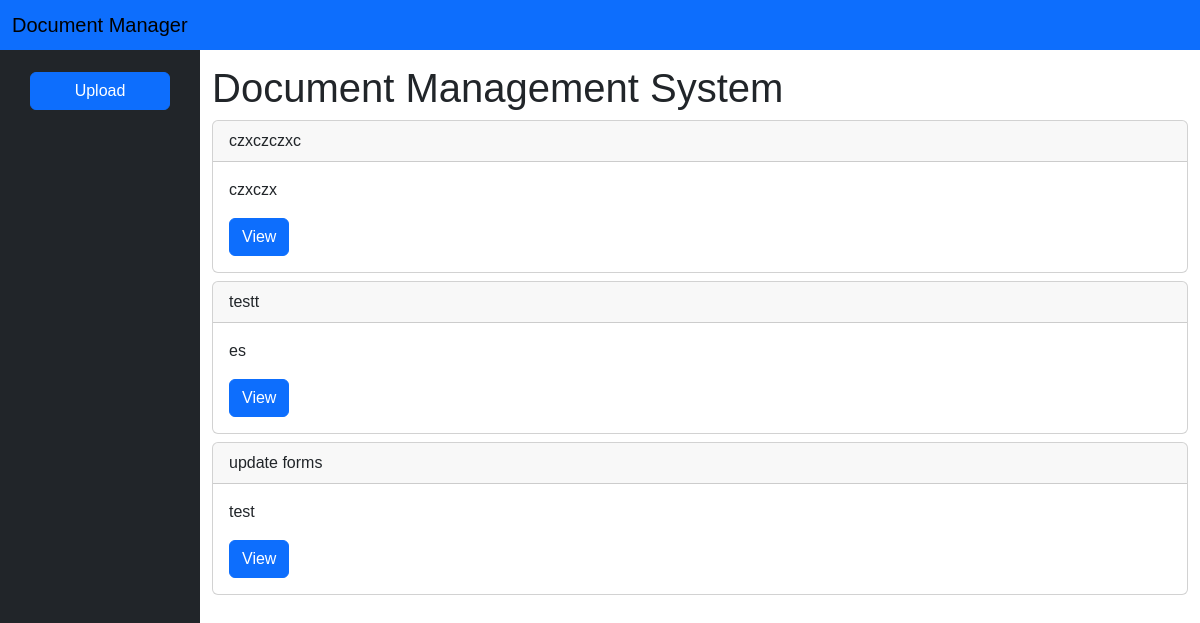
Before: / with the older database file.
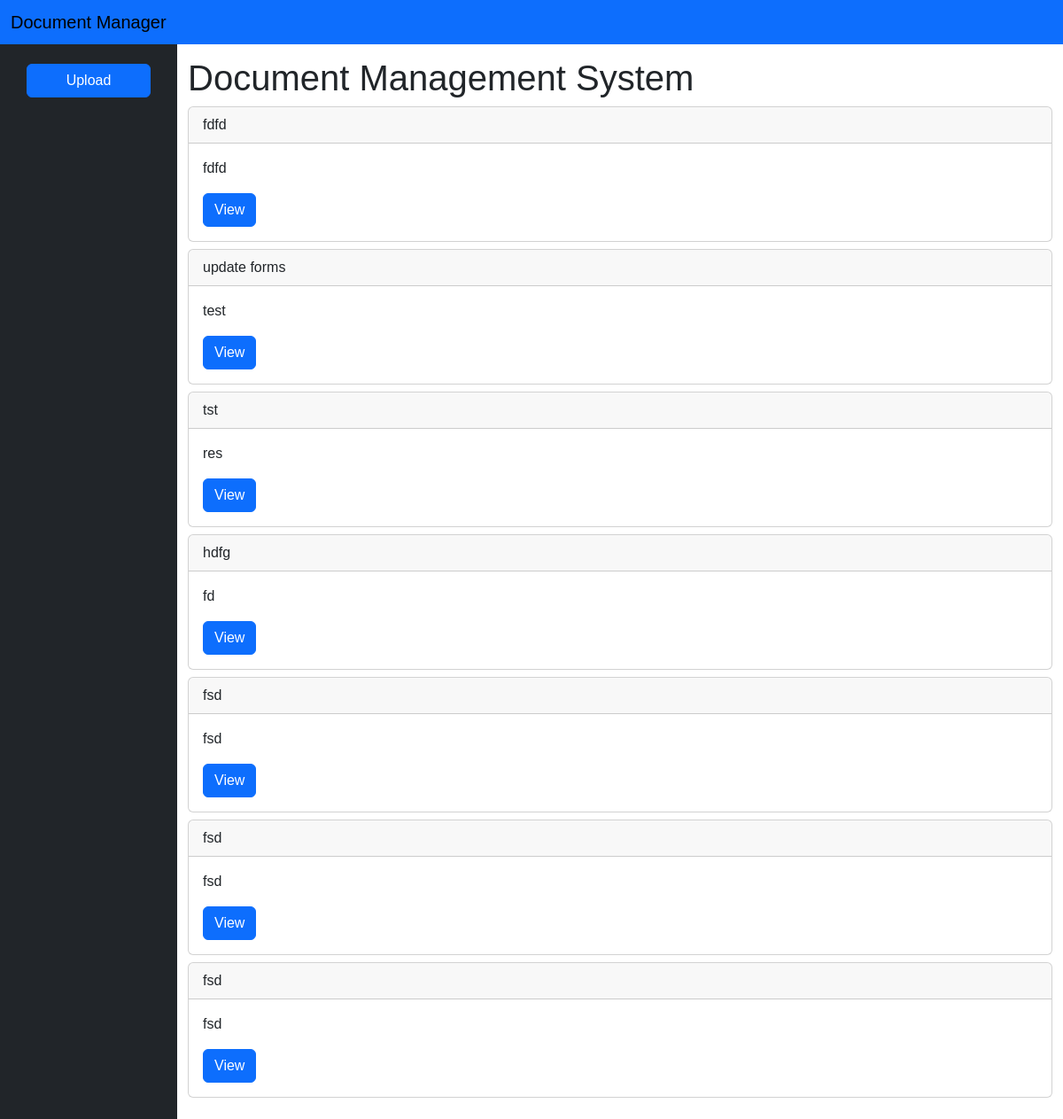
After: the same page with the newer database file.
### tables this page shows
CREATE TABLE documents (
                        doc_id INTEGER PRIMARY KEY AUTOINCREMENT,
                        title TEXT,
                        description TEXT,
                        file_path TEXT
                    );

### app.py (the view)
@app.route('/')
def index():
    try:
        document_files = document_manager.get_all_documents()
        return render_template('index.html', documents=document_files)
    except sqlite3.Error:
        flash('Could not get documents', 'error')
        return render_template('index.html', documents=[])

### document.py (called while the page is built)
    def get_all_documents(self):
        try:
            with self.connection:
                cursor = self.connection.execute(
                    '''
                    SELECT * FROM documents
                    ''')
                document_files = cursor.fetchall()
            documents_list = []
            for document in document_files:
                documents_list.append({
                    'doc_id': document[0],
                    'title': document[1],
                    'description': document[2],
                    'file_path': document[3]
                })
            return documents_list
        except sqlite3.Error as e:
            raise sqlite3.Error("Could not get document") from e

### templates/index.html (shortened to what this page needs)
{% extends "base.html" %}
{% block sidebar %}<a href="{{ url_for("upload") }}" class="btn btn-primary mt-5">Upload</a>{% endblock %}
{% block content %}
    <div class="mt-5">
        <h1>Document Management System</h1>
        {% for document in documents %}
            <div class="card mb-2">
                <div class="card-header">{{ document.title }}</div>
                <div class="card-body">
                    <p class="card-text">{{ document.description }}</p>
                    <a href="{{ url_for('view_document', doc_id=document.doc_id) }}"
                       class="btn btn-primary">View</a>
                </div>
            </div>
        {% endfor %}
    </div>
{% endblock %}

### templates/base.html (shortened to what this page needs)
<!DOCTYPE html>
<html>
    <head>
        <link href="https://cdn.jsdelivr.net/npm/bootstrap@5.3.3/dist/css/bootstrap.min.css"
              rel="stylesheet"
 />
        <link rel="stylesheet"
              type="text/css"
              href="{{ url_for('static', filename='styles.css') }}">
    </head>
    <body class="col">
        <nav class="navbar bg-primary text-white fixed-top">
            <div class="container-fluid">
                <span class="navbar-brand mb-0 h1">Document Manager</span>
            </div>
        </nav>
        <div class="container-fluid">
            <div class="row flex-nowrap">
                <div class="col-auto col-2 px-0 bg-dark sidebar">
                    <div class="d-flex flex-column align-items-center align-items-sm-start px-3 pt-2 text-white min-vh-100">
                        <div class="d-grid gap-2 col-10 mx-auto mt-3">
                            {% block sidebar %}{% endblock %}
                        </div>
                    </div>
                </div>
                <div class="col py-3">
                    {% block content %}{% endblock %}
                </div>
            </div>
        </div>
    </body>
</html>

### static/styles.css (style rules this page uses)
body { font-family: Arial, sans-serif; }

Changed rows visible on the page:
removed documents: title "czxczczxc", description "czxczx"
changed documents: title "testt" → "fdfd"; description "es" → "fdfd"
added documents: title "tst", description "res"
added documents: title "hdfg", description "fd"
added documents: title "fsd", description "fsd"
added documents: title "fsd", description "fsd"
added documents: title "fsd", description "fsd"
